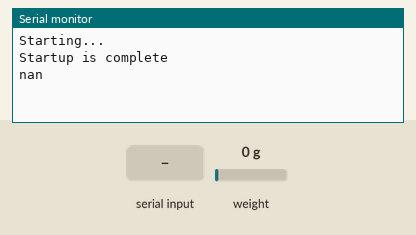
This sketch was run on a simulated ESP8266 (NodeMCU). Parts: the last lines printed to the serial monitor. The inputs (shaded band) are chosen by the test bench; at power-on: weight on the scale 0 g. EEPROM starts erased.

Above: at 3.6 s.
3.7 s: "c90\n" received over Serial
At 4.7 s:
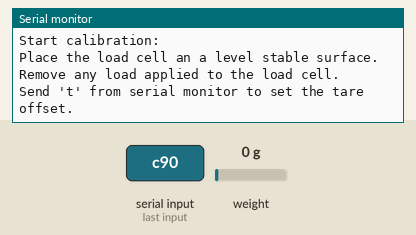
5.2 s: "t90\n" received over Serial
At 6.3 s:
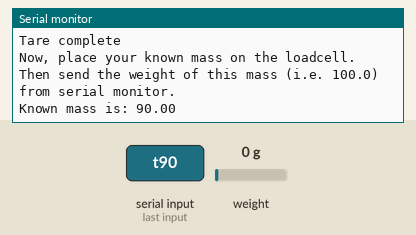
6.7 s: "y90\n" received over Serial
At 8.1 s:
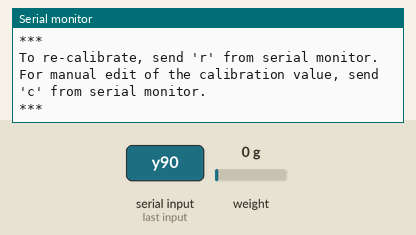
8.4 s: "r90\n" received over Serial
At 9.9 s:
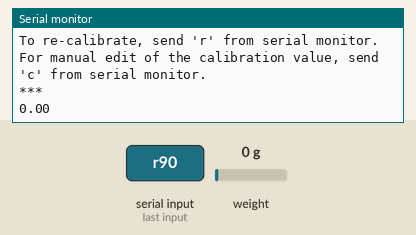

The sketch:

Read_1x_load_cell_mod.ino
```cpp
/*
   -------------------------------------------------------------------------------------
   HX711_ADC
   Arduino library for HX711 24-Bit Analog-to-Digital Converter for Weight Scales
   Olav Kallhovd sept2017
   -------------------------------------------------------------------------------------
*/

/*
   Settling time (number of samples) and data filtering can be adjusted in the config.h file
   For calibration and storing the calibration value in eeprom, see example file "Calibration.ino"

   The update() function checks for new data and starts the next conversion. In order to acheive maximum effective
   sample rate, update() should be called at least as often as the HX711 sample rate; >10Hz@10SPS, >80Hz@80SPS.
   If you have other time consuming code running (i.e. a graphical LCD), consider calling update() from an interrupt routine,
   see example file "Read_1x_load_cell_interrupt_driven.ino".

   This is an example sketch on how to use this library
*/

#include <HX711_ADC.h>
#if defined(ESP8266)|| defined(ESP32) || defined(AVR)
#include <EEPROM.h>
#endif

//pins:
const int HX711_dout = 2; //mcu > HX711 dout pin
const int HX711_sck = 3; //mcu > HX711 sck pin

//HX711 constructor:
HX711_ADC LoadCell(HX711_dout, HX711_sck);

const int calVal_eepromAdress = 0;
unsigned long t = 0;

void setup() {
  Serial.begin(9600); delay(10);
  Serial.println();
  Serial.println("Starting...");

  LoadCell.begin();
  //LoadCell.setReverseOutput(); //uncomment to turn a negative output value to positive
  float calibrationValue; // calibration value (see example file "Calibration.ino")
  //calibrationValue = 696.0; // uncomment this if you want to set the calibration value in the sketch
#if defined(ESP8266)|| defined(ESP32)
  EEPROM.begin(512); // uncomment this if you use ESP8266/ESP32 and want to fetch the calibration value from eeprom
#endif
  EEPROM.get(calVal_eepromAdress, calibrationValue); // uncomment this if you want to fetch the calibration value from eeprom

  unsigned long stabilizingtime = 2000; // preciscion right after power-up can be improved by adding a few seconds of stabilizing time
  boolean _tare = true; //set this to false if you don't want tare to be performed in the next step
  LoadCell.start(stabilizingtime, _tare);
  if (LoadCell.getTareTimeoutFlag()) {
    Serial.println("Timeout, check MCU>HX711 wiring and pin designations");
    while (1);
  }
  else {
    LoadCell.setCalFactor(calibrationValue); // set calibration value (float)
    Serial.println("Startup is complete");
    Serial.println(calibrationValue);
  }
}

void loop() {
  static boolean newDataReady = false;
  if (LoadCell.update()) newDataReady = true;

  // receive command from serial terminal, send 't' to initiate tare operation:
  if (Serial.available() > 0) {
    if (newDataReady) {
      char inByte = Serial.read();
      // if (inByte == 'q') LoadCell.tareNoDelay();
      // else if (inByte == 't') {
      //   Serial.println(LoadCell.getData());
      // }
      loadCell(inByte);
    }
  }

  // check if last tare operation is complete:
  if (LoadCell.getTareStatus() == true) {
    Serial.println("Tare complete");
  }
}


// ******************Load Cell******************
void loadCell(char inByte) {
  // Calibration
  if (inByte == 'c') {
    calibrate();
  }

  else if(inByte == 'r') {
    Serial.println(LoadCell.getData());
  }

}


// Calibration Method.
void calibrate() {
  Serial.println("***");
  Serial.println("Start calibration:");
  Serial.println("Place the load cell an a level stable surface.");
  Serial.println("Remove any load applied to the load cell.");
  Serial.println("Send 't' from serial monitor to set the tare offset.");

  boolean _resume = false;
  while (_resume == false) {
    LoadCell.update();
    if (Serial.available() > 0) {
      if (Serial.available() > 0) {
        char inByte = Serial.read();
        if (inByte == 't') LoadCell.tareNoDelay();
      }
    }
    if (LoadCell.getTareStatus() == true) {
      Serial.println("Tare complete");
      _resume = true;
    }
  }

  Serial.println("Now, place your known mass on the loadcell.");
  Serial.println("Then send the weight of this mass (i.e. 100.0) from serial monitor.");

  float known_mass = 0;
  _resume = false;
  while (_resume == false) {
    LoadCell.update();
    if (Serial.available() > 0) {
      known_mass = Serial.parseFloat();
      if (known_mass != 0) {
        Serial.print("Known mass is: ");
        Serial.println(known_mass);
        _resume = true;
      }
    }
  }

  LoadCell.refreshDataSet(); //refresh the dataset to be sure that the known mass is measured correct
  float newCalibrationValue = LoadCell.getNewCalibration(known_mass); //get the new calibration value

  Serial.print("New calibration value has been set to: ");
  Serial.print(newCalibrationValue);
  Serial.println(", use this as calibration value (calFactor) in your project sketch.");
  Serial.print("Save this value to EEPROM adress ");
  Serial.print(calVal_eepromAdress);
  Serial.println("? y/n");

  _resume = false;
  while (_resume == false) {
    if (Serial.available() > 0) {
      char inByte = Serial.read();
      if (inByte == 'y') {
#if defined(ESP8266)|| defined(ESP32)
        EEPROM.begin(512);
#endif
        EEPROM.put(calVal_eepromAdress, newCalibrationValue);
#if defined(ESP8266)|| defined(ESP32)
        EEPROM.commit();
#endif
        EEPROM.get(calVal_eepromAdress, newCalibrationValue);
        Serial.print("Value ");
        Serial.print(newCalibrationValue);
        Serial.print(" saved to EEPROM address: ");
        Serial.println(calVal_eepromAdress);
        _resume = true;

      }
      else if (inByte == 'n') {
        Serial.println("Value not saved to EEPROM");
        _resume = true;
      }
    }
  }

  Serial.println("End calibration");
  Serial.println("***");
  Serial.println("To re-calibrate, send 'r' from serial monitor.");
  Serial.println("For manual edit of the calibration value, send 'c' from serial monitor.");
  Serial.println("***");
}
```

Measured:
- after the input at 3.7 s, the serial monitor: prints a new line at once (image 1)
- after the input at 5.2 s, the serial monitor: prints a new line at once (image 2)
- after the input at 6.7 s, the serial monitor: prints a new line after 0.29 s (image 3)
- after the input at 8.4 s, the serial monitor: prints a new line at once (image 4)
